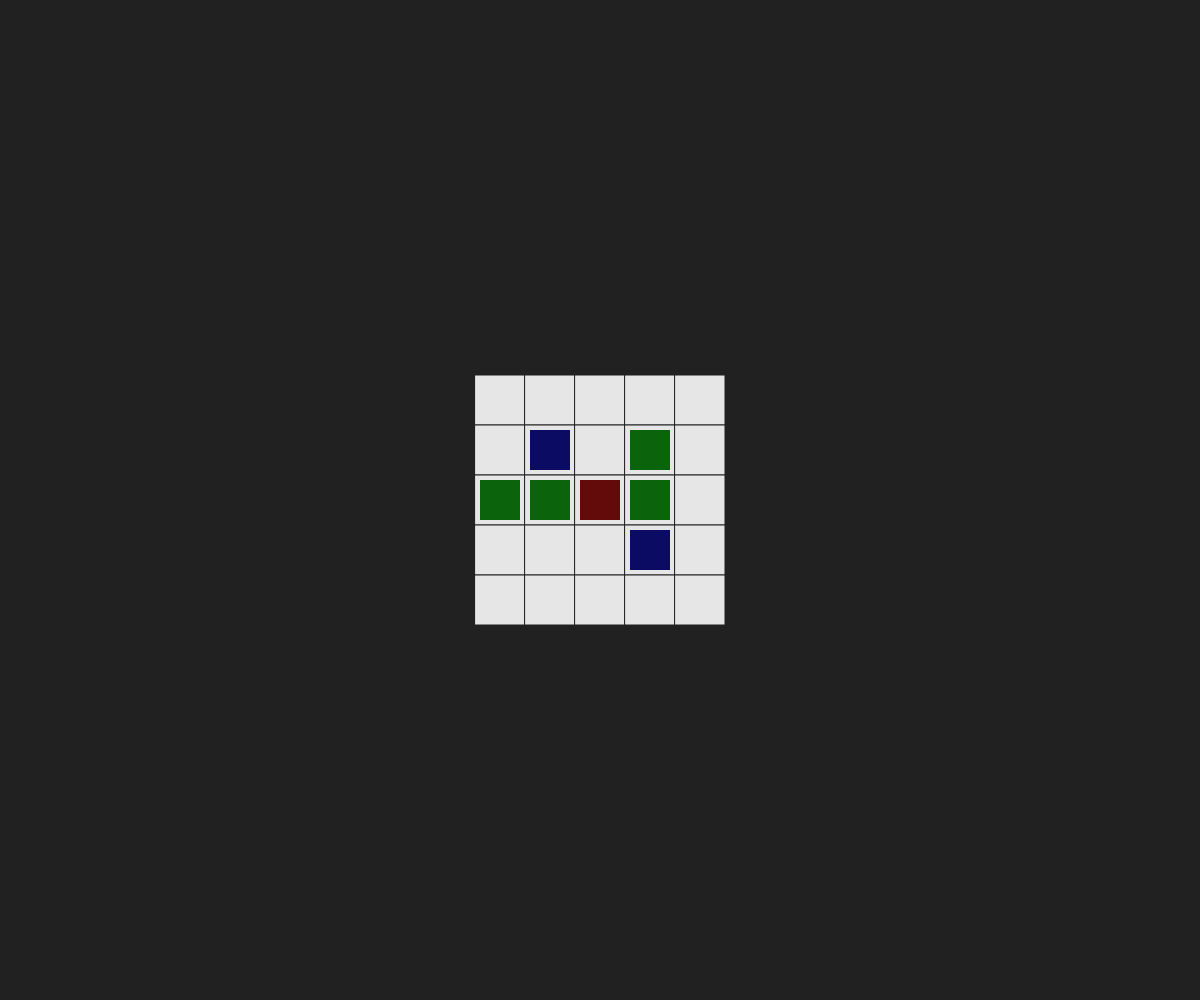
Frame 1 (no input)
Frame 60 (no input): identical to frame 1, image omitted
Frame 120 (the mouse pressed at the canvas centre since frame 60): identical to frame 1, image omitted

The p5.js sketch that drew this single still picture (run headless with seeded random() and noise() and a simulated clock; from frame 60 on, the mouse is pressed at the canvas centre):

// p5.js sketch
// ── sketch.js

const TYPE = {
	FLOOR: 0,
	PLAYER: 1,
	WALL: 2,
	BLOCK: 3
}

const MAP = [
	[0, 0, 0, 0, 0],
	[0, 2, 0, 3, 0],
	[3, 3, 1, 3, 0],
	[0, 0, 0, 2, 0],
	[0, 0, 0, 0, 0]
];

const G_SIZE = 50;
const ROWS = MAP.length;
const COLS = MAP[0].length;
const W_BOARD = COLS * G_SIZE;
const H_BOARD = ROWS * G_SIZE;

let tiles = Array.from(new Array(ROWS), ()=>new Array(COLS).fill(null));
let objs = new Array();
let player = null;

function setup(){
	createCanvas(windowWidth, windowHeight);
	frameRate(32);
	noSmooth();
	angleMode(DEGREES);
	rectMode(CENTER);
	textAlign(CENTER, CENTER);
	textSize(16);
	background(33);

	// Tiles, Player, Objs
	for(let r=0; r<ROWS; r++){
		for(let c=0; c<COLS; c++){
			tiles[r][c] = new Tile(r, c);// Tile
			let type = MAP[r][c];
			if(type == TYPE.FLOOR) continue;
			if(type == TYPE.PLAYER){
				player = new Obj(TYPE.PLAYER, r, c);
				continue;
			}
			if(type == TYPE.WALL || type == TYPE.BLOCK){
				objs.push(new Obj(type, r, c));
				continue;
			}
		}
	}
}

function draw(){
	background(33);
	fill(200);

	// Tiles, Player, Objects
	for(let r=0; r<ROWS; r++){
		for(let c=0; c<COLS; c++){
			tiles[r][c].draw();
		}
	}
	player.draw();
	for(let obj of objs) obj.draw();
}

function keyPressed(){

	if(keyCode == LEFT_ARROW){
		player.go(0, -1);
	}
	if(keyCode == RIGHT_ARROW){
		player.go(0, 1);
	}
	if(keyCode == UP_ARROW){
		player.go(-1, 0);
	}
	if(keyCode == DOWN_ARROW){
		player.go(1, 0);
	}
}

function isInside(r, c){
	if(r < 0 || ROWS-1 < r) return false;
	if(c < 0 || COLS-1 < c) return false;
	return true;
}

function searchObjs(r, c){
	for(let obj of objs){
		if(obj.r != r) continue;
		if(obj.c != c) continue;
		return obj;
	}
	return null;
}

class Tile{

	constructor(r, c){
		this._r = r;
		this._c = c;
		this._x = width/2 - W_BOARD/2 + c*G_SIZE + G_SIZE/2;
		this._y = height/2 - H_BOARD/2 + r*G_SIZE + G_SIZE/2;
	}

	get x(){return this._x;}
	get y(){return this._y;}

	draw(){
		stroke(33);
		strokeWeight(1);
		fill(230);
		square(this._x, this._y, G_SIZE);
	}
}

class Obj{

	constructor(type, r, c){
		this._type = type;
		this._r = r;
		this._c = c;
		this._x = tiles[r][c].x;
		this._y = tiles[r][c].y;
		this._toX = this._x;
		this._toY = this._y;
	}

	get type(){return this._type;}
	get r(){return this._r;}
	get c(){return this._c;}
	get x(){return this._x;}
	get y(){return this._y;}

	draw(){

		let dX = this._toX - this._x;
		if(2 < abs(dX)){
			this._x += dX / 2;
		}else{
			this._x = this._toX;
		}
		let dY = this._toY - this._y;
		if(2 < abs(dY)){
			this._y += dY / 2;
		}else{
			this._y = this._toY;
		}

		// Draw
		noStroke();
		if(this._type == TYPE.WALL)   fill(11, 11, 99);
		if(this._type == TYPE.BLOCK)  fill(11, 99, 11);
		if(this._type == TYPE.PLAYER) fill(99, 11, 11);
		square(this._x, this._y, G_SIZE*0.8);
	}

	go(oR, oC){
		let r = this._r + oR;
		let c = this._c + oC;
		let tgt = searchObjs(r, c);
		if(tgt == null){
			this.moveTo(r, c);
			return;
		}
		if(tgt.type != TYPE.BLOCK) return;
		if(!isInside(tgt.r+oR, tgt.c+oC)) return;
		if(searchObjs(tgt.r+oR, tgt.c+oC) != null) return;
		tgt.moveTo(tgt.r+oR, tgt.c+oC);
		this.moveTo(r, c);
	}

	moveTo(r, c){
		if(this._toX != this._x) return false;
		if(this._toY != this._y) return false;
		if(r < 0 || ROWS-1 < r) return false;
		if(c < 0 || COLS-1 < c) return false;
		this._r = r;
		this._c = c;
		this._toX = tiles[r][c].x;
		this._toY = tiles[r][c].y;
		return true;
	}
}
